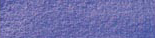
#> input picture testing/ultramarine_100.jpg, 155 x 38 px
$ jupyter execute dominant_color.ipynb
#> lines starting #> are read from the running program, lines starting #| are printed output that depends on the picture
[cell 1]
import cv2
import numpy as np
import skimage as sk
from skimage import io, transform


img_100 = io.imread('ultramarine_100.jpg')
#> img_100 is the input picture: shape (38, 155, 3); mean R, G, B 110, 110.5, 172

[cell 2]
img_100.shape
#> Out = (38, 155, 3)

[cell 3]
img_100

[cell 4]
img_con_100 = sk.color.convert_colorspace(img_100, 'RGB', 'HSV')
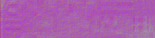
#> img_con_100: shape (38, 155, 3) float64; mean R, G, B 0.666, 0.37, 0.675

[cell 5]
img_con_100

[cell 6]
import matplotlib.pyplot as plt
import matplotlib

[cell 7]
plt.hist(img_con_100[:,:,2]);
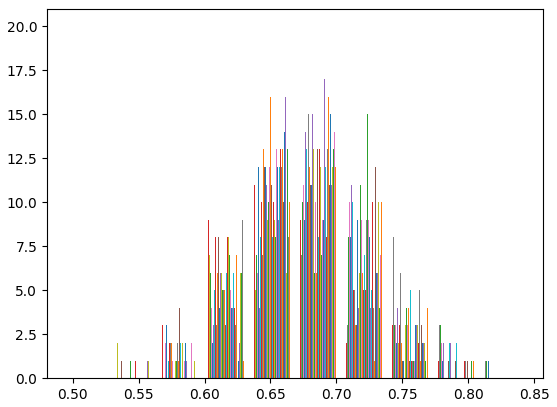
#> figure drawn by matplotlib, 1 panel; tallest bar 10 high, from x = 0.567 to 0.568; tallest bar 15 high, from x = 0.672 to 0.672; tallest bar 13 high, from x = 0.672 to 0.673

[cell 8]
plt.hist(img_con_100[:,:,0]);
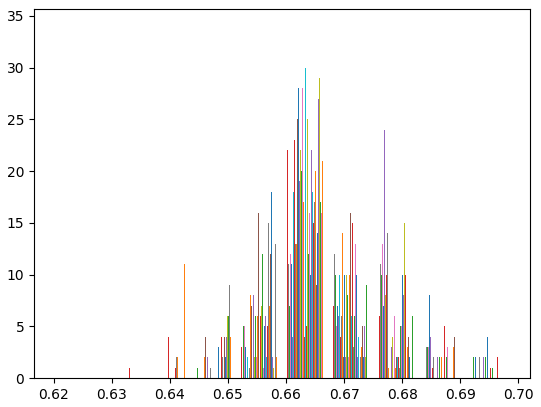
#> figure drawn by matplotlib, 1 panel; tallest bar 18 high, from x = 0.676 to 0.676; tallest bar 16 high, from x = 0.668 to 0.668; tallest bar 16 high, from x = 0.668 to 0.668

[cell 9]
plt.hist(img_con_100[:,:,1])
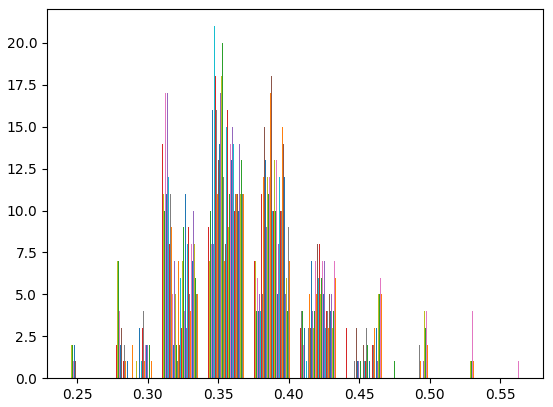
#> figure drawn by matplotlib, 1 panel; tallest bar 16 high, from x = 0.277 to 0.277; tallest bar 13 high, from x = 0.375 to 0.376; tallest bar 14 high, from x = 0.376 to 0.376

[cell 10]
average = img_con_100.mean(axis=0).mean(axis=0)
#> average = [0.666, 0.37, 0.675]

[cell 11]
average = img_con_100.mean(axis=0)
#> average = 155 rows, first 8: [0.667, 0.326, 0.596], [0.669, 0.405, 0.679], [0.67, 0.394, 0.699], [0.666, 0.361, 0.662], [0.667, 0.348, 0.676], [0.673, 0.341, 0.692], [0.673, 0.347, 0.683], [0.671, 0.338, 0.689]

[cell 12]
average.shape
#> Out = (155, 3)

[cell 13]
img_75 = io.imread('ultramarine_75.jpg')
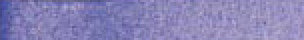
#> input picture testing/ultramarine_75.jpg, 152 x 20 px (shown 2 times larger)
#> img_75 is the input picture: shape (20, 152, 3); mean R, G, B 136.6, 131.4, 183

[cell 14]
img_con_75 = sk.color.convert_colorspace(img_75, 'RGB', 'HSV')
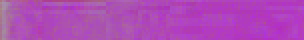
#> img_con_75: shape (20, 152, 3) float64 (shown 2 times larger); mean R, G, B 0.685, 0.286, 0.718

[cell 15]
average_75 = img_con_75.mean(axis=0)
#> average_75 = 152 rows, first 8: [0.657, 0.474, 0.556], [0.652, 0.523, 0.636], [0.653, 0.513, 0.648], [0.662, 0.455, 0.63], [0.661, 0.42, 0.635], [0.663, 0.381, 0.639], [0.665, 0.351, 0.687], [0.67, 0.343, 0.686]
average_75
#> Out has the same summary as average_75

[cell 16]
img_50 = io.imread('ultramarine_50.jpg')
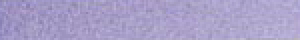
#> input picture testing/ultramarine_50.jpg, 150 x 20 px (shown 2 times larger)
#> img_50 is the input picture: shape (20, 150, 3); mean R, G, B 168.5, 159.5, 200.4
img_con_50 = sk.color.convert_colorspace(img_50, 'RGB', 'hsv')
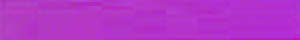
#> img_con_50: shape (20, 150, 3) float64 (shown 2 times larger); mean R, G, B 0.703, 0.205, 0.786
average_50 = img_con_50.mean(axis=0)
#> average_50 = 150 rows, first 8: [0.694, 0.266, 0.744], [0.694, 0.239, 0.754], [0.695, 0.238, 0.762], [0.701, 0.252, 0.755], [0.704, 0.247, 0.749], [0.702, 0.243, 0.76], [0.702, 0.239, 0.777], [0.703, 0.237, 0.761]
average_50
#> Out has the same summary as average_50
